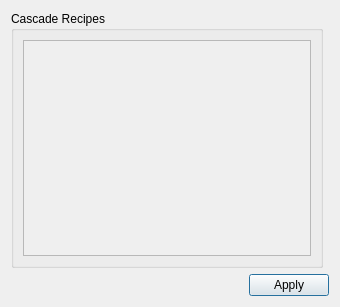
<?xml version="1.0" encoding="UTF-8"?>
<ui version="4.0">
 <class>SettingsDialog</class>
 <widget class="QDialog" name="SettingsDialog">
  <property name="geometry">
   <rect>
    <x>0</x>
    <y>0</y>
    <width>340</width>
    <height>307</height>
   </rect>
  </property>
  <property name="windowTitle">
   <string>Settings</string>
  </property>
  <layout class="QGridLayout" name="gridLayout_3">
   <item row="0" column="0">
    <widget class="QGroupBox" name="selectBox">
     <property name="title">
      <string>Cascade Recipes</string>
     </property>
     <layout class="QGridLayout" name="gridLayout">
      <item row="0" column="0">
       <widget class="QScrollArea" name="casRecipes">
        <property name="widgetResizable">
         <bool>true</bool>
        </property>
        <widget class="QWidget" name="scrollAreaWidgetContents">
         <property name="geometry">
          <rect>
           <x>0</x>
           <y>0</y>
           <width>290</width>
           <height>215</height>
          </rect>
         </property>
        </widget>
       </widget>
      </item>
     </layout>
    </widget>
   </item>
   <item row="1" column="0" colspan="2">
    <layout class="QHBoxLayout" name="horizontalLayout">
     <item>
      <spacer name="horizontalSpacer">
       <property name="orientation">
        <enum>Qt::Horizontal</enum>
       </property>
       <property name="sizeHint" stdset="0">
        <size>
         <width>96</width>
         <height>20</height>
        </size>
       </property>
      </spacer>
     </item>
     <item>
      <widget class="QPushButton" name="applyButton">
       <property name="text">
        <string>Apply</string>
       </property>
      </widget>
     </item>
    </layout>
   </item>
  </layout>
 </widget>
 <resources/>
 <connections/>
</ui>
